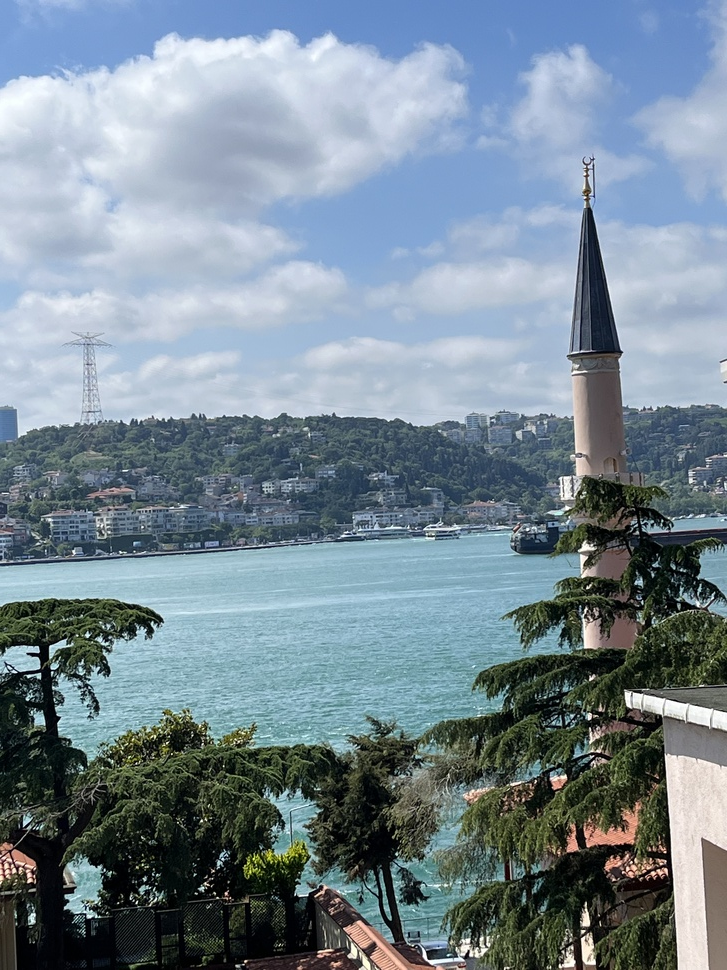
#> input picture Ch12/Figure16/IMG_0883/IMG_0883.jpg, 727 x 970 px, shrunk from 3024 x 4032 before the run, found by its file name
$ python code.py   (older library calls are emulated)
#> lines starting #> are read from the running program, lines starting #| are printed output that depends on the picture
from scipy.ndimage import gaussian_laplace
import matplotlib.pyplot as plt
import cv2
import numpy as np

def zero_crossings(image):
    threshold = 5
    padded_image = np.pad(image, pad_width=1, mode='constant', constant_values=0)
    output = np.zeros_like(image, dtype=np.uint8)

    for i in range(1, padded_image.shape[0] - 1):
        for j in range(1, padded_image.shape[1] - 1):
            window = padded_image[i-1:i+2, j-1:j+2]

            positive_values = window[window > 0]
            negative_values = window[window < 0]

            if positive_values.size > 0 and negative_values.size > 0:
                max_positive = np.max(positive_values)
                min_negative = np.min(negative_values)

                if max_positive - min_negative > threshold:
                    output[i-1, j-1] = 255

    return output

image = cv2.imread('C:\\Users\\indus\\OneDrive\\Desktop\\ImageBook\\MyImplementations\\Ch12\\Figure16\\IMG_0883\\IMG_0883.jpg')
#> image is the input picture: shape (970, 727, 3); mean B, G, R 147.9, 136.2, 119.6

gray_image = cv2.cvtColor(image, cv2.COLOR_BGR2GRAY)
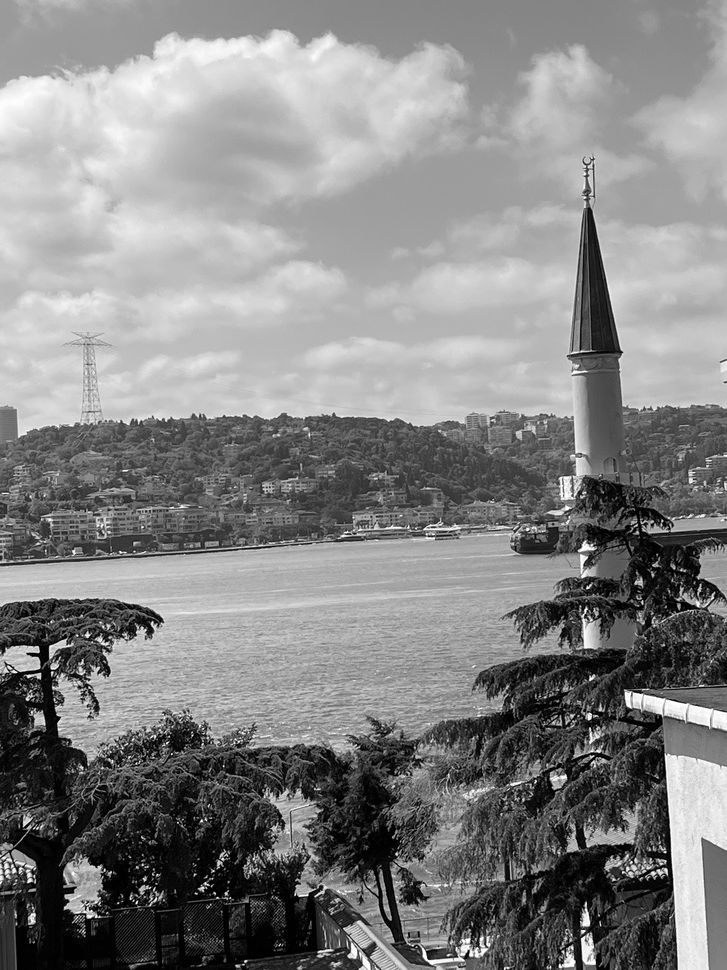
#> gray_image: shape (970, 727); min 0, max 255, mean 132.6

blurred_image = cv2.GaussianBlur(gray_image, (11, 11), 2)
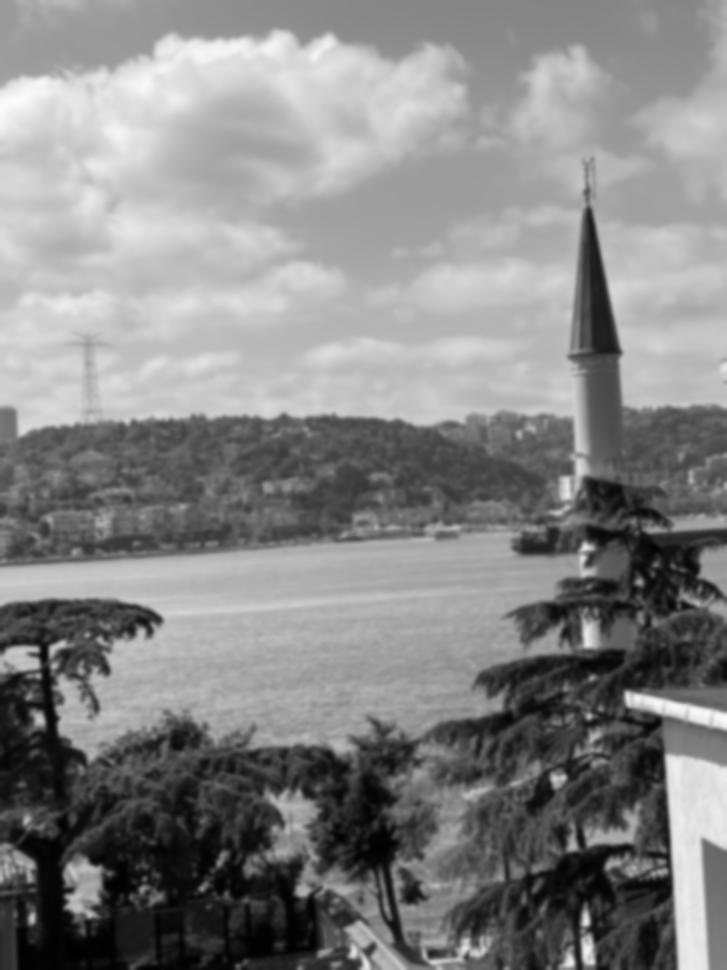
#> blurred_image: shape (970, 727); min 1, max 251, mean 132.6

laplacian = cv2.Laplacian(blurred_image, cv2.CV_64F)
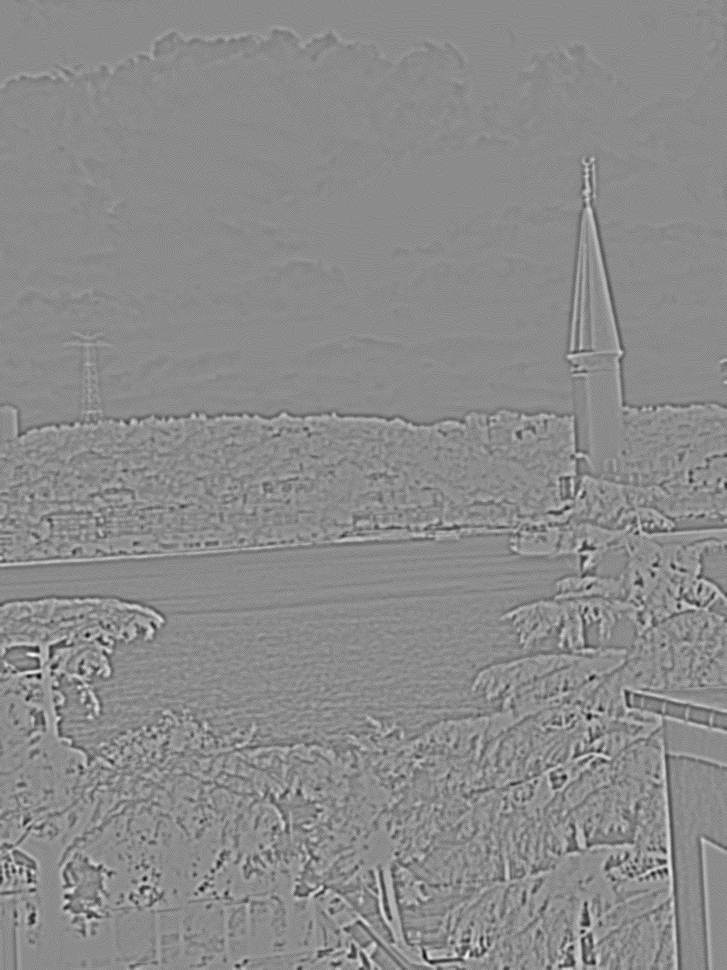
#> laplacian: shape (970, 727) float64; min -30, max 25, mean 0; drawn with min black and max white

laplacian_abs = cv2.convertScaleAbs(laplacian)
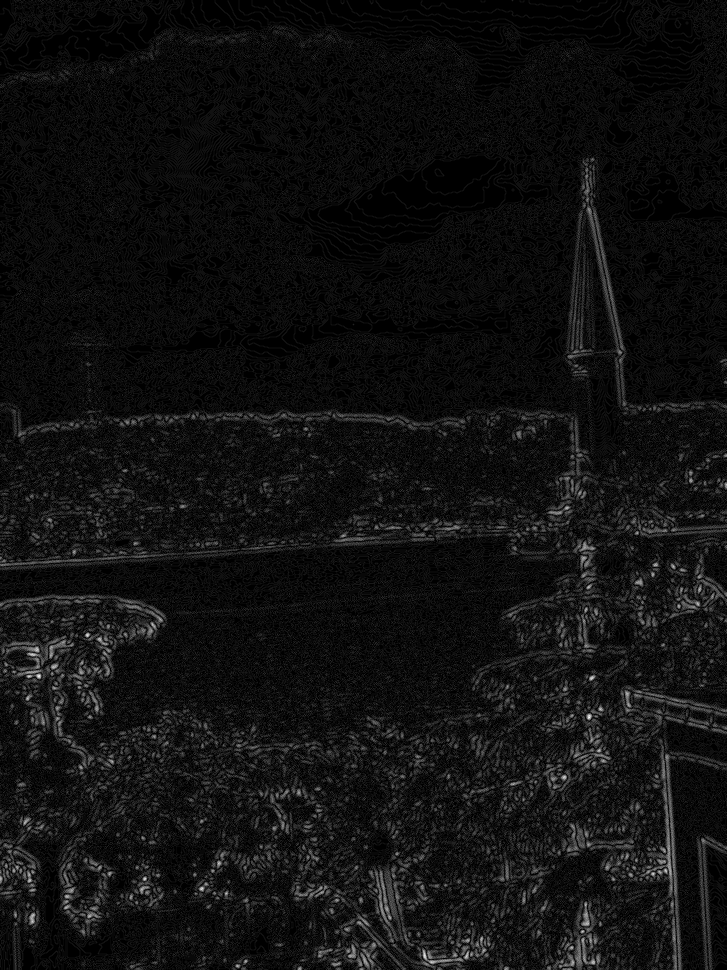
#> laplacian_abs: shape (970, 727); min 0, max 30, mean 2; drawn with min black and max white

zero_crossings_image = zero_crossings(laplacian)
#> after the loop in zero_crossings, `for i in range(1, padded_image.shape[0] - 1):`:
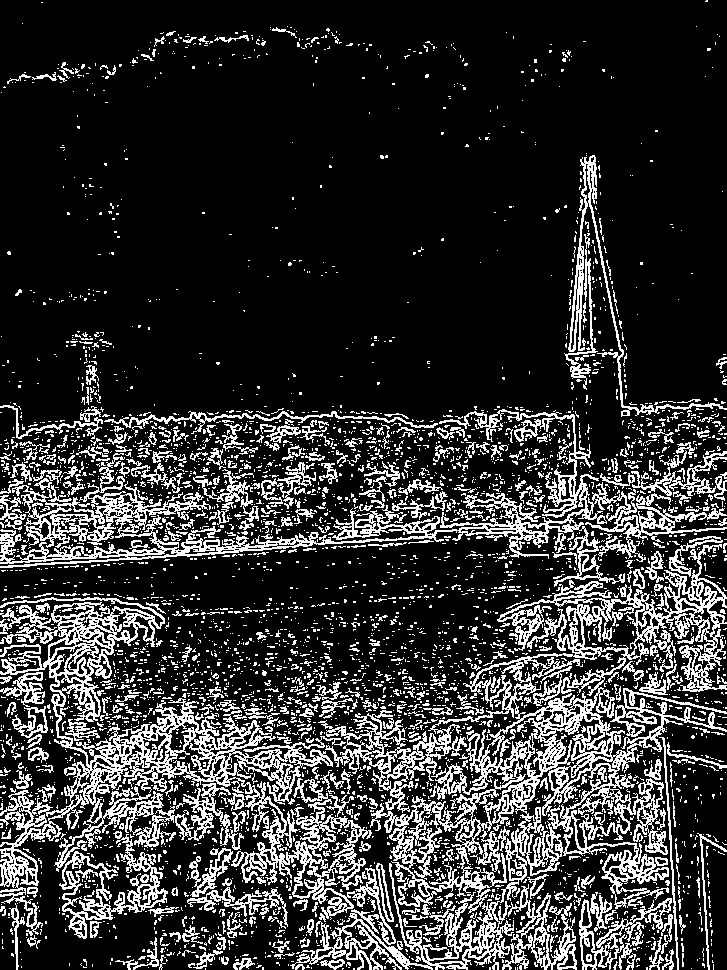
#> output: shape (970, 727); 20.1% white in thin lines or dots

cv2.imwrite('C:\\Users\\indus\\OneDrive\\Desktop\\ImageBook\\MyImplementations\\Ch12\\Figure16\\IMG_0883\\LoG.jpg', laplacian_abs)
cv2.imwrite('C:\\Users\\indus\\OneDrive\\Desktop\\ImageBook\\MyImplementations\\Ch12\\Figure16\\IMG_0883\\zerocross.jpg', zero_crossings_image)
